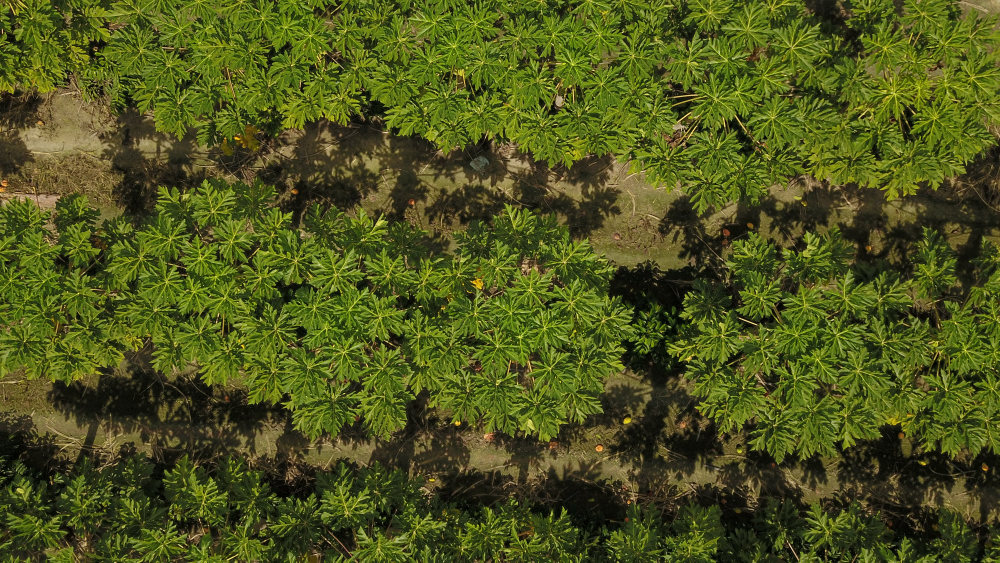
#> input picture dataset/base/Train/DJI_0089.JPG, 4000 x 2250 px (shown at 1/4 size)
$ jupyter execute data_augumentation.ipynb   (shell and % lines are left out)
#> lines starting #> are read from the running program, lines starting #| are printed output that depends on the picture
Notebook com três tipos de data augumentation: espelhamento horizontal, zoom e rotação de 90 graus.

Caminhos de entrada e saída

[cell 1]
input_base_dir = r'E:\Mestrado\Materias\2024-02-Sistemas para Processamento Multimidia\seminario\image-segmentation\dataset\base'
output_base_dir = r'E:\Mestrado\Materias\2024-02-Sistemas para Processamento Multimidia\seminario\image-segmentation\dataset\base'

Bibliotecas necessárias

[cell 2]
import os
import json
import cv2
import numpy as np
from PIL import Image, ImageOps
import matplotlib.pyplot as plt
from tqdm import tqdm

Criação das pastas de saída para train, valid, test

[cell 3]
def create_dir(path):
    if not os.path.exists(path):
        os.makedirs(path)

Função para aplicar zoom

[cell 4]
def zoom_image(image, zoom_factor):
    height, width = image.shape[:2]
    new_width, new_height = int(width * zoom_factor), int(height * zoom_factor)
    image_zoomed = cv2.resize(image, (new_width, new_height), interpolation=cv2.INTER_LINEAR)

    if zoom_factor > 1:
        # Recortar a imagem centralizada para o tamanho original
        start_x = (new_width - width) // 2
        start_y = (new_height - height) // 2
        return image_zoomed[start_y:start_y+height, start_x:start_x+width]
    else:
        # Preencher com bordas se o zoom for menor que 1
        border_x = (width - new_width) // 2
        border_y = (height - new_height) // 2
        return cv2.copyMakeBorder(image_zoomed, border_y, border_y, border_x, border_x, cv2.BORDER_CONSTANT, value=[0, 0, 0])

Função para aplicar rotação e ajustar os labels

[cell 5]
def rotate_image(image, angle):
    (h, w) = image.shape[:2]
    center = (w // 2, h // 2)
    matrix = cv2.getRotationMatrix2D(center, angle, 1.0)
    rotated = cv2.warpAffine(image, matrix, (w, h))
    return rotated

Função para aplicar espelhamento e ajustar os labels

[cell 6]
def mirror_image(image):
    return cv2.flip(image, 1)

Função principal para processar as imagens e aplicar data augmentation

[cell 7]
def augment_data(input_base_dir, output_base_dir):
    # Criar diretório de saída, se necessário
    create_dir(output_base_dir)


    subfolders = ['Train', 'Val', 'Test']  # Pastas que devem ser varridas

    for subfolder in subfolders:
        input_dir = os.path.join(input_base_dir, subfolder)
        output_dir = os.path.join(output_base_dir, subfolder)
        create_dir(output_dir)

        for root, _, files in os.walk(input_dir):
            for file in files:
                if file.lower().endswith(('.png', '.jpg')):
                    img_path = os.path.join(root, file)
                    img = cv2.imread(img_path)
#> img is the input picture: shape (2250, 4000, 3); mean B, G, R 28.5, 84.7, 77.6

                    # Caminhos para salvar as imagens transformadas
                    base_name, ext = os.path.splitext(file)
                    img_shape = img.shape
#> img_shape = (2250, 4000, 3)

                    # Aplicar espelhamento
                    mirrored_img = mirror_image(img)
#> in mirror_image, `return cv2.flip(image, 1)`:
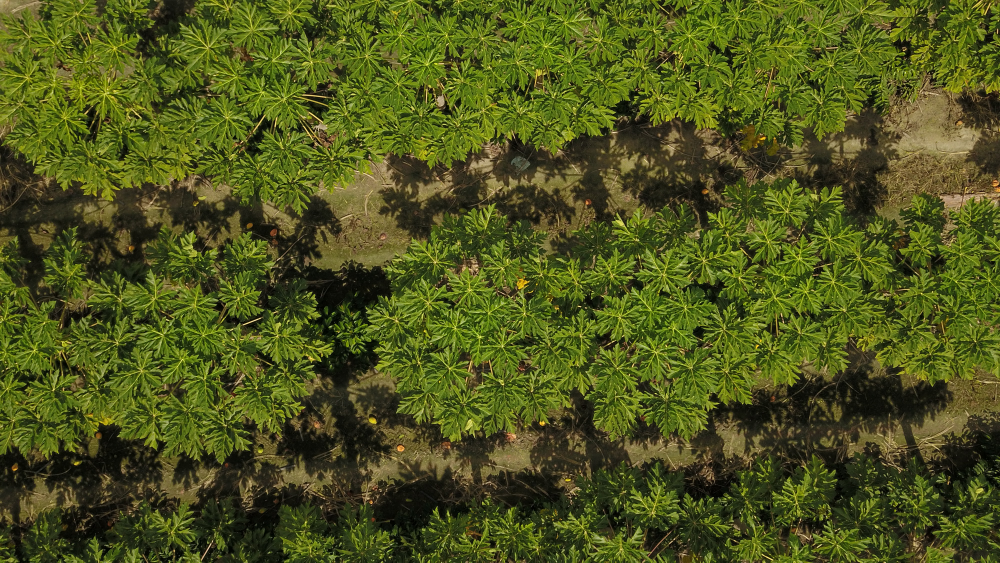
#> returned value: shape (2250, 4000, 3) (shown at 1/4 size); mean of channels 0, 1, 2 28.5, 84.7, 77.6; drawn as B, G, R
                    cv2.imwrite(os.path.join(output_dir, base_name + '_mirror' + ext), mirrored_img)

                    # Aplicar rotação
                    rotated_img = rotate_image(img, 90)
#> in rotate_image, `rotated = cv2.warpAffine(image, matrix, (w, h))`:
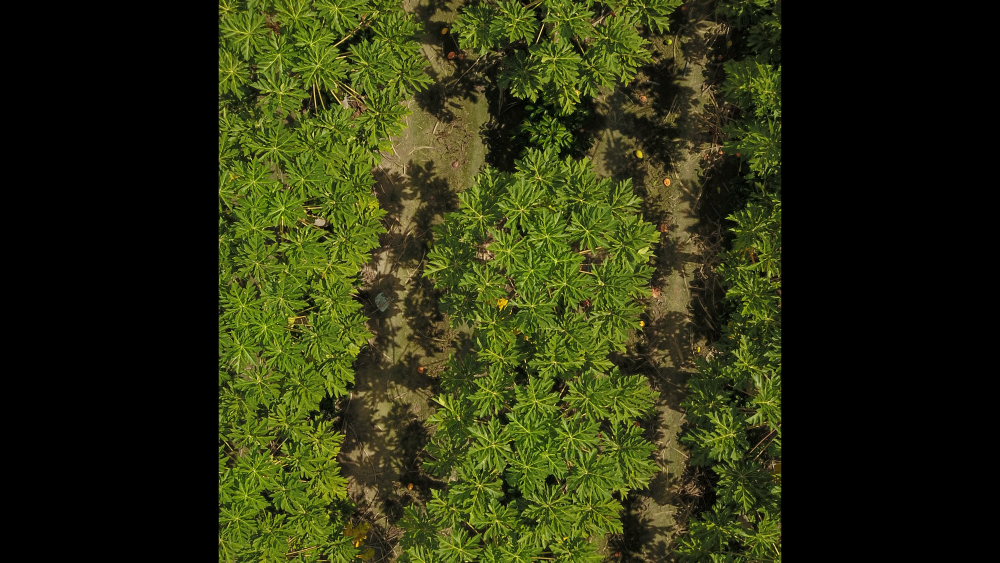
#> rotated: shape (2250, 4000, 3) (shown at 1/4 size); mean B, G, R 16.2, 48.3, 43.8
                    cv2.imwrite(os.path.join(output_dir, base_name + '_rotate' + ext), rotated_img)

                    # Aplicar zoom
                    zoomed_img = zoom_image(img, 1.2)
#> in zoom_image, `return image_zoomed[start_y:start_y+height, start_x:start_x+width]`:
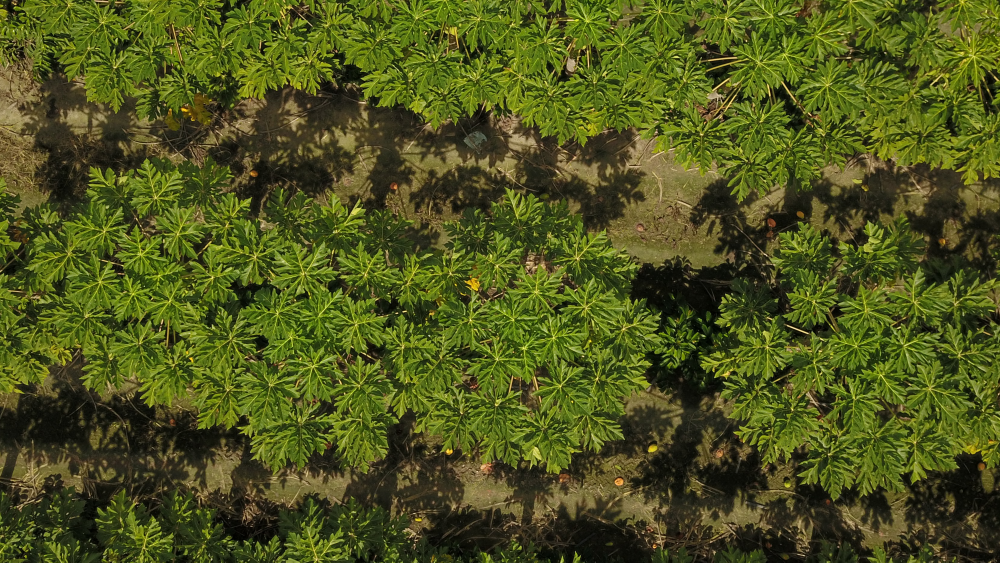
#> returned value: shape (2250, 4000, 3) (shown at 1/4 size); mean of channels 0, 1, 2 29, 84.7, 78; drawn as B, G, R
#> pass 3 of the loop in augment_data, `for subfolder in subfolders:`:
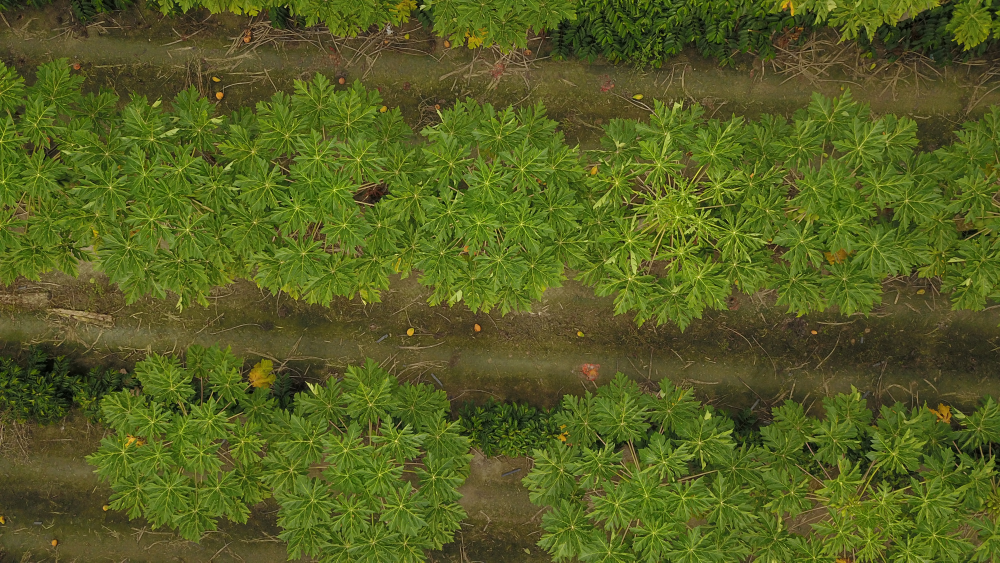
#> input picture dataset/base/Test/DJI_0001.JPG, 4000 x 2250 px (shown at 1/4 size)
#> in augment_data, img is the input picture: shape (2250, 4000, 3); mean B, G, R 33, 95, 85.6
#> in rotate_image (call 2), `rotated = cv2.warpAffine(image, matrix, (w, h))`:
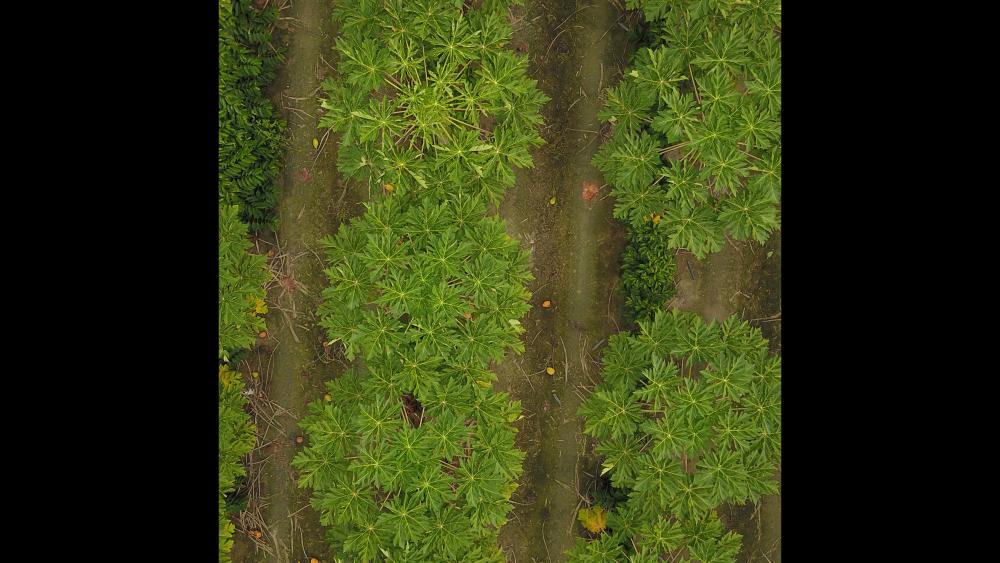
#> rotated: shape (2250, 4000, 3) (shown at 1/4 size); mean B, G, R 19, 55.2, 49.4
#> in zoom_image (call 2), `return image_zoomed[start_y:start_y+height, start_x:start_x+width]`:
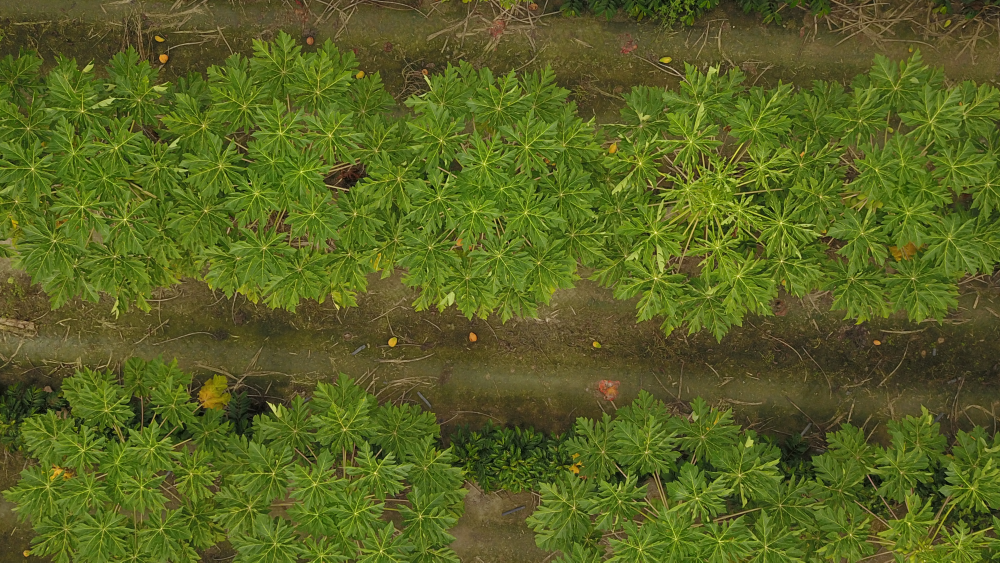
#> returned value: shape (2250, 4000, 3) (shown at 1/4 size); mean of channels 0, 1, 2 33.7, 98.5, 88.2; drawn as B, G, R
                    cv2.imwrite(os.path.join(output_dir, base_name + '_zoom' + ext), zoomed_img)

augment_data(input_base_dir, output_base_dir)
